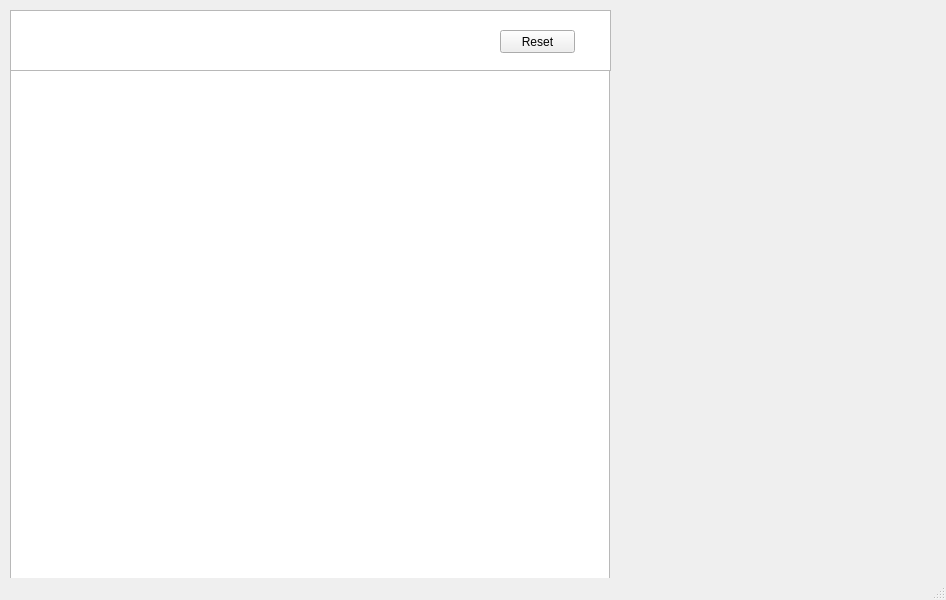
<?xml version="1.0" encoding="UTF-8"?>
<ui version="4.0">
 <class>MainWindow</class>
 <widget class="QMainWindow" name="MainWindow">
  <property name="geometry">
   <rect>
    <x>0</x>
    <y>0</y>
    <width>946</width>
    <height>600</height>
   </rect>
  </property>
  <property name="windowTitle">
   <string>MainWindow</string>
  </property>
  <property name="windowOpacity">
   <double>1.000000000000000</double>
  </property>
  <widget class="QWidget" name="centralwidget">
   <widget class="QGraphicsView" name="graphicsView">
    <property name="geometry">
     <rect>
      <x>10</x>
      <y>70</y>
      <width>600</width>
      <height>600</height>
     </rect>
    </property>
   </widget>
   <widget class="QGraphicsView" name="graphicsView_puntaje">
    <property name="geometry">
     <rect>
      <x>10</x>
      <y>10</y>
      <width>601</width>
      <height>61</height>
     </rect>
    </property>
   </widget>
   <widget class="QPushButton" name="Reset">
    <property name="geometry">
     <rect>
      <x>500</x>
      <y>30</y>
      <width>75</width>
      <height>23</height>
     </rect>
    </property>
    <property name="text">
     <string>Reset</string>
    </property>
   </widget>
  </widget>
  <widget class="QMenuBar" name="menubar">
   <property name="geometry">
    <rect>
     <x>0</x>
     <y>0</y>
     <width>946</width>
     <height>21</height>
    </rect>
   </property>
  </widget>
  <widget class="QStatusBar" name="statusbar"/>
 </widget>
 <resources/>
 <connections/>
</ui>
